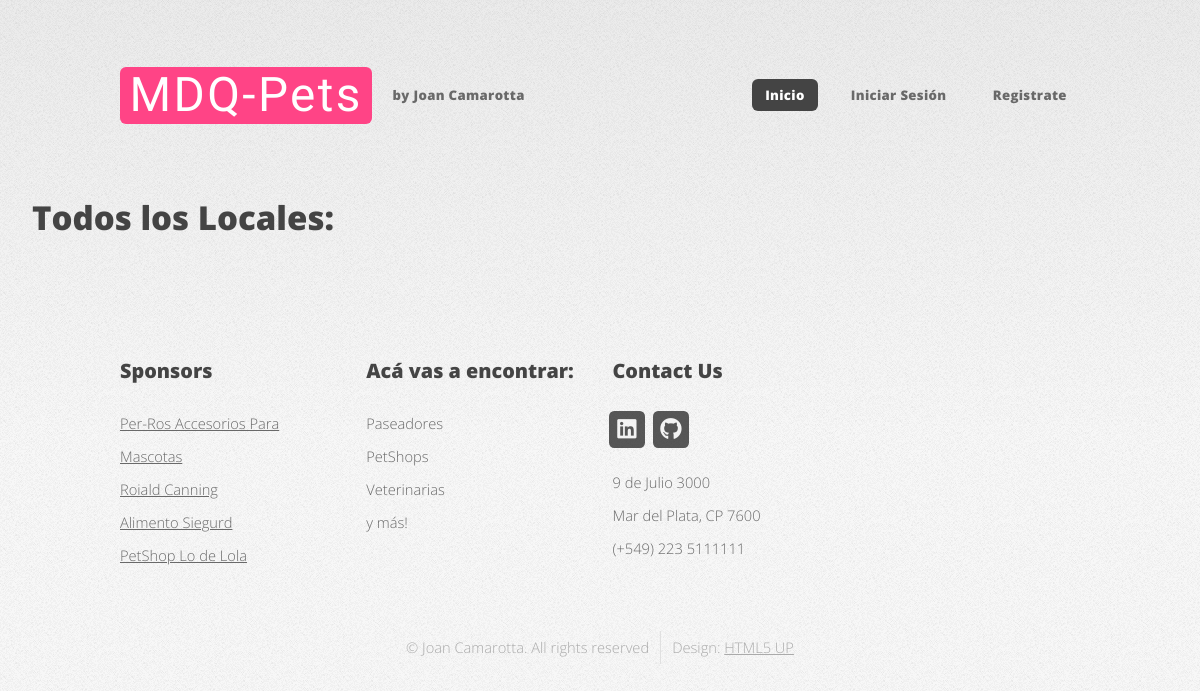
/negocios/, run on an earlier commit of the app's database.
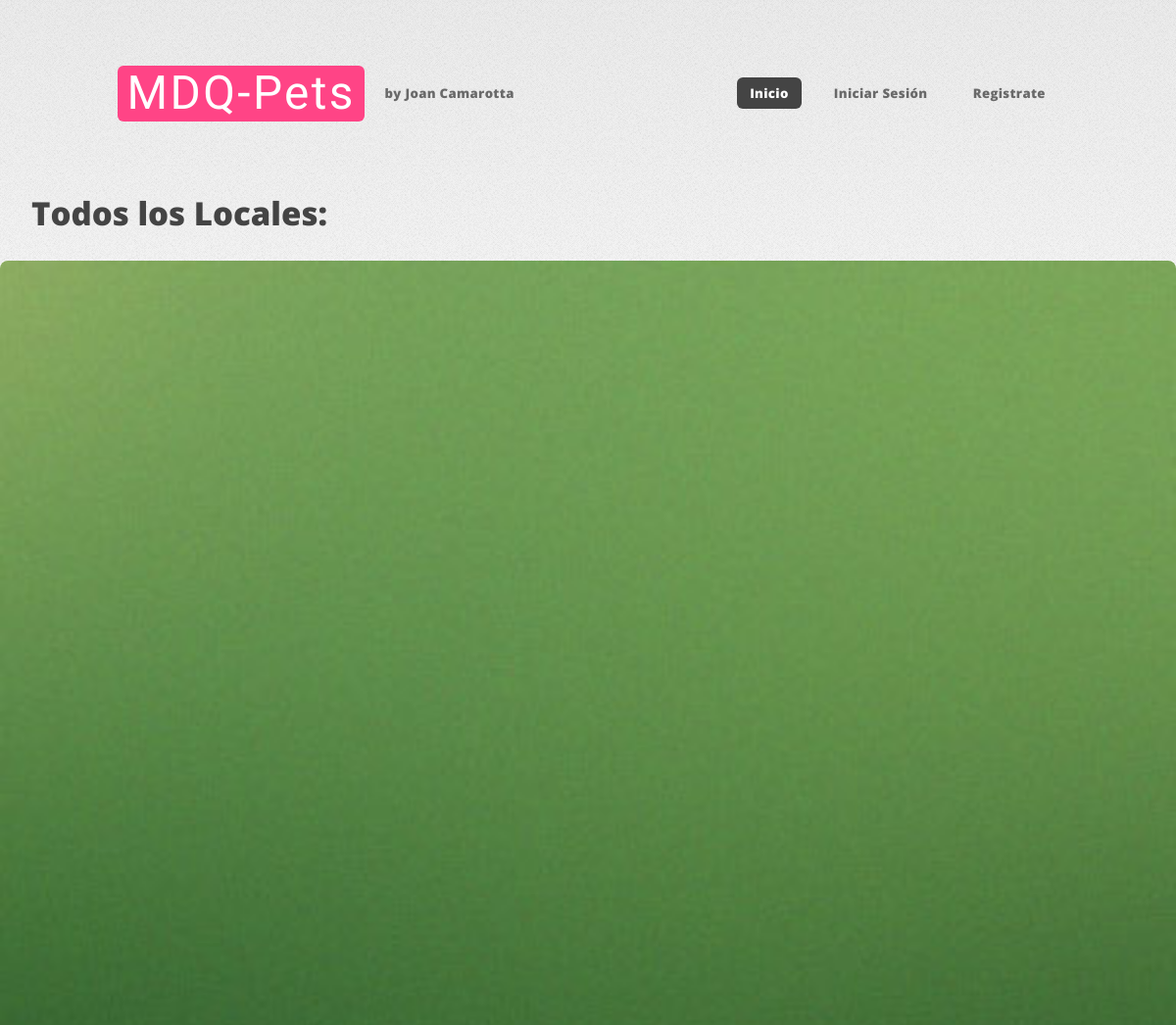
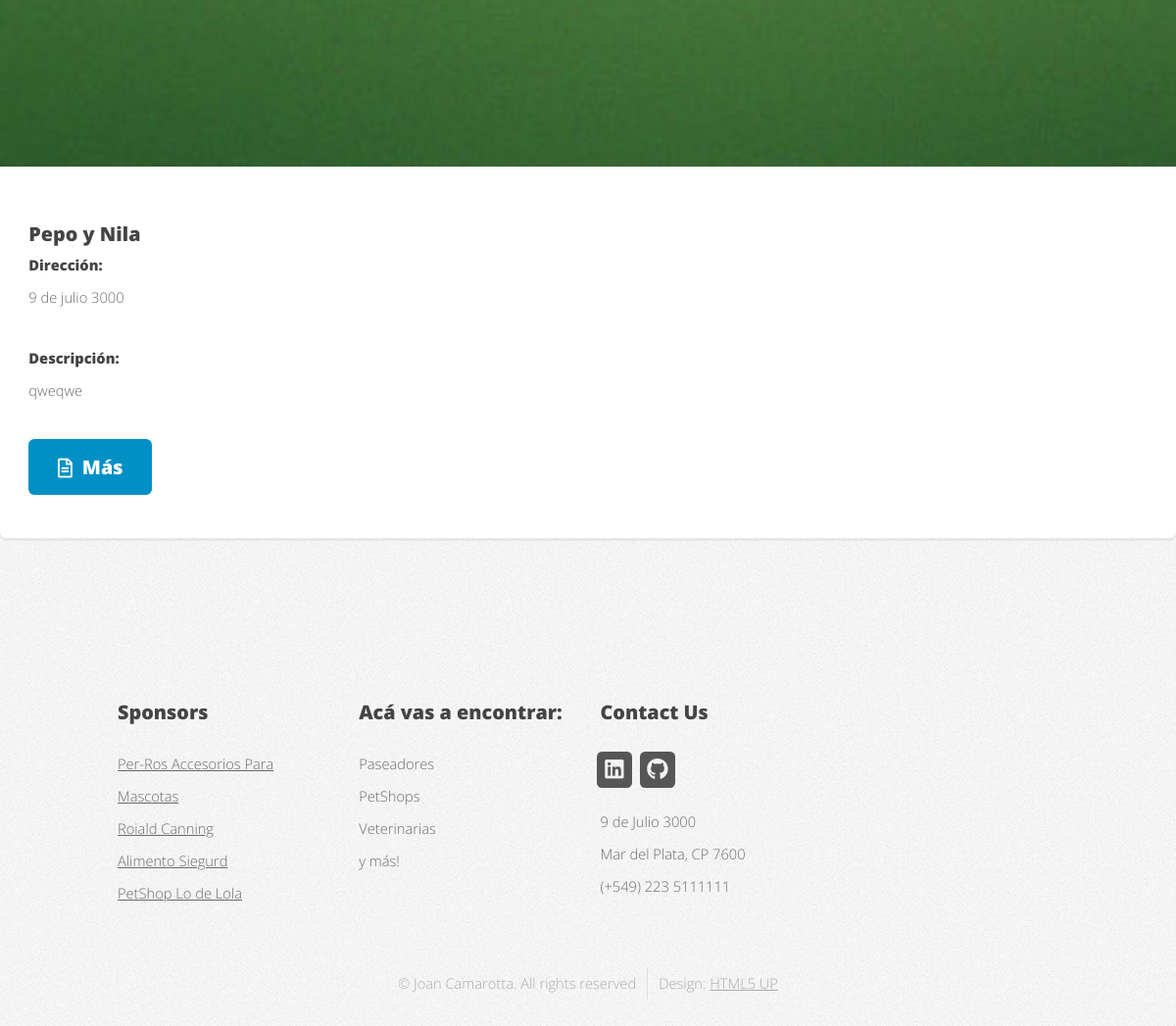
And on a later commit of the database (2 pictures, top to bottom).
### accounts/models.py (models this page shows, shortened)
class Local(models.Model):
    user = models.OneToOneField(User, on_delete = models.CASCADE)
    name = models.CharField(max_length=50, blank=True)
    dir = models.CharField(max_length=50, blank=True)
    shop_type = models.CharField(max_length=20, choices=SHOP_TYPE)
    description = models.TextField(max_length=400, blank=True)
    image = models.ImageField(upload_to ='images', default='mp.jpg')
    class Meta:
        verbose_name = 'Local'
        verbose_name_plural = 'Locales'

### mdq_pets/views.py (the view)
# urls.py: path('negocios/', Mostrar_Locales.as_view(), name = 'all'),
class Mostrar_Locales(ListView):
    model = Local
    template_name = 'all.html'
    queryset = Local.objects.all()

### Templates/all.html (shortened to what this page needs)
{% extends 'base.html' %}
{% load static %}
{% block content %}
<h2
id="logo" style = "position: relative; margin: 2rem"> Todos los Locales:
</h2>
    {% for local in object_list %}
    <section class="box feature">
      <a href="#" class="image featured"><img src="images/pic01.jpg" alt="" /></a>
      <div class="inner">
        <header>
          <h2>{{local.name}}</h2>
          <p><h4>Dirección:</h4>{{local.dir}}</p>
        </header>
        <p><h4>Descripción:</h4> {{local.description}}</p>
        <br>
        <a href="/negocios/detalle/{{local.id}}/" class="button icon fa-file-alt">Más</a>
      </div>
    </section>
        {% endfor %}
  {% endblock %}

What changed in the data, as far as the page shows it:
added Local: name "Pepo y Nila", dir "9 de julio 3000", description "qweqwe"
